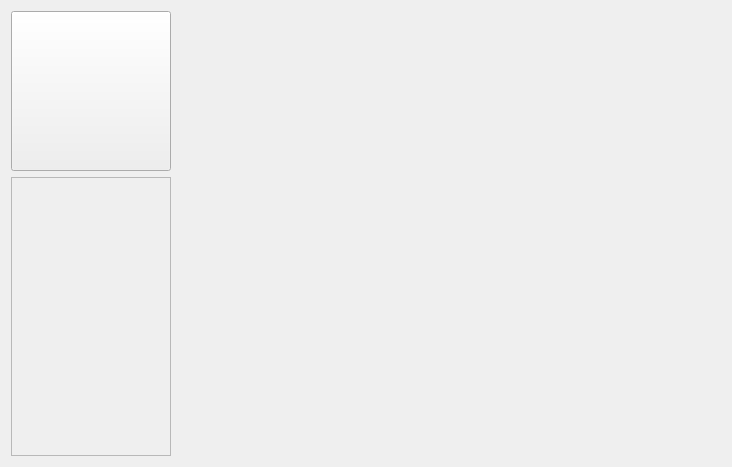
<?xml version="1.0" encoding="UTF-8"?>
<ui version="4.0">
 <class>MaterialRepositoryWidget</class>
 <widget class="QWidget" name="MaterialRepositoryWidget">
  <property name="geometry">
   <rect>
    <x>0</x>
    <y>0</y>
    <width>732</width>
    <height>467</height>
   </rect>
  </property>
  <property name="windowTitle">
   <string notr="true">5G_U8</string>
  </property>
  <layout class="QHBoxLayout" name="horizontalLayout_2">
   <item>
    <layout class="QVBoxLayout" name="verticalLayout">
     <item>
      <widget class="QPushButton" name="m_btnIcon">
       <property name="minimumSize">
        <size>
         <width>160</width>
         <height>160</height>
        </size>
       </property>
       <property name="maximumSize">
        <size>
         <width>160</width>
         <height>160</height>
        </size>
       </property>
       <property name="text">
        <string/>
       </property>
      </widget>
     </item>
     <item>
      <widget class="DSGUI::DSToolListView" name="m_pToolListView">
       <property name="minimumSize">
        <size>
         <width>160</width>
         <height>0</height>
        </size>
       </property>
       <property name="maximumSize">
        <size>
         <width>160</width>
         <height>16777215</height>
        </size>
       </property>
       <property name="frameShape">
        <enum>QFrame::StyledPanel</enum>
       </property>
       <property name="frameShadow">
        <enum>QFrame::Raised</enum>
       </property>
      </widget>
     </item>
    </layout>
   </item>
   <item>
    <layout class="QVBoxLayout" name="verticalLayout_2">
     <item>
      <layout class="QHBoxLayout" name="horizontalLayout">
       <item>
        <spacer name="horizontalSpacer">
         <property name="orientation">
          <enum>Qt::Horizontal</enum>
         </property>
         <property name="sizeHint" stdset="0">
          <size>
           <width>40</width>
           <height>20</height>
          </size>
         </property>
        </spacer>
       </item>
       <item>
        <widget class="DSGUI::DSSearchEdit" name="m_pSearchWord" native="true">
         <property name="minimumSize">
          <size>
           <width>200</width>
           <height>40</height>
          </size>
         </property>
         <property name="maximumSize">
          <size>
           <width>200</width>
           <height>40</height>
          </size>
         </property>
        </widget>
       </item>
       <item>
        <spacer name="horizontalSpacer_2">
         <property name="orientation">
          <enum>Qt::Horizontal</enum>
         </property>
         <property name="sizeType">
          <enum>QSizePolicy::Fixed</enum>
         </property>
         <property name="sizeHint" stdset="0">
          <size>
           <width>40</width>
           <height>20</height>
          </size>
         </property>
        </spacer>
       </item>
      </layout>
     </item>
     <item>
      <widget class="QStackedWidget" name="funcStackedWidget">
       <property name="currentIndex">
        <number>1</number>
       </property>
       <widget class="mainApp::AbbreviationFunctionSearch" name="m_pSearchWidget"/>
       <widget class="mainApp::AbbreviationFunctionAdd" name="m_pAddWidget"/>
      </widget>
     </item>
    </layout>
   </item>
  </layout>
 </widget>
 <customwidgets>
  <customwidget>
   <class>DSGUI::DSSearchEdit</class>
   <extends>QWidget</extends>
   <header>SearchEdit/SearchEdit.h</header>
   <container>1</container>
  </customwidget>
  <customwidget>
   <class>DSGUI::DSToolListView</class>
   <extends>QFrame</extends>
   <header>ToolListView/ToolListView.h</header>
   <container>1</container>
  </customwidget>
  <customwidget>
   <class>mainApp::AbbreviationFunctionSearch</class>
   <extends>QWidget</extends>
   <header>FunctionPage/Abbreviationfunctionsearch.h</header>
   <container>1</container>
  </customwidget>
  <customwidget>
   <class>mainApp::AbbreviationFunctionAdd</class>
   <extends>QWidget</extends>
   <header location="global">FunctionPage/Abbreviationfunctionadd.h</header>
   <container>1</container>
  </customwidget>
 </customwidgets>
 <resources/>
 <connections/>
</ui>
